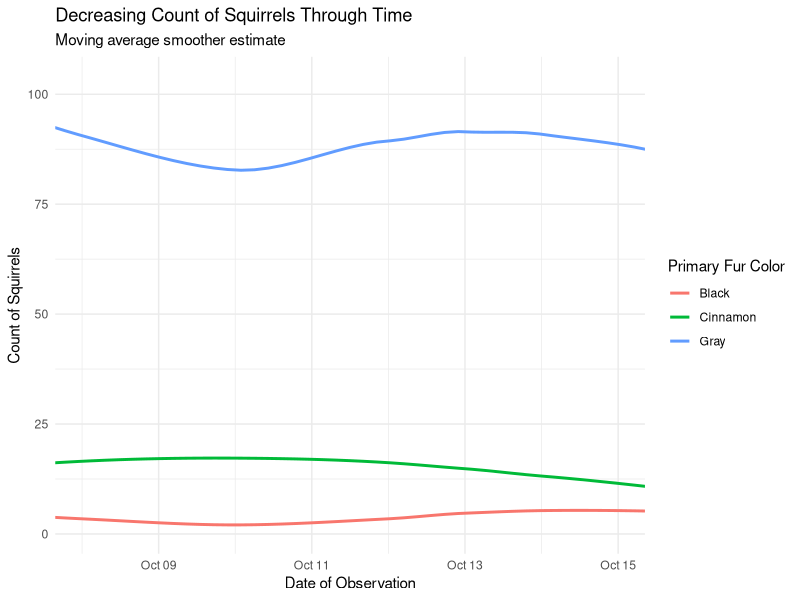

Source code (R):
library(tidyverse)
library(ggplot2)
library(patchwork)

theme_set(theme_minimal())

squirrel_subset <- readr::read_csv('squirrels_subset.csv')

squirrel_subset_by_color <- squirrel_subset %>%  
  mutate(date_f = as.Date.character(date, format = '%m%d%Y')) %>% 
  group_by(date_f, primary_fur_color) %>%  
  summarise(count_of_squirrels = n())

squirrel_subset_by_color %>%  
  ggplot() + 
  aes(x = date_f, y = count_of_squirrels, color = primary_fur_color) + 
  stat_smooth(se = FALSE) + 
  labs(
    title = 'Decreasing Count of Squirrels Through Time', 
    subtitle = 'Moving average smoother estimate', 
    x = 'Date of Observation', 
    y = 'Count of Squirrels', 
    color = 'Primary Fur Color') + 
  coord_cartesian(
    xlim = c(as.Date.character('2018-10-08'),
             as.Date.character('2018-10-15'))) 
